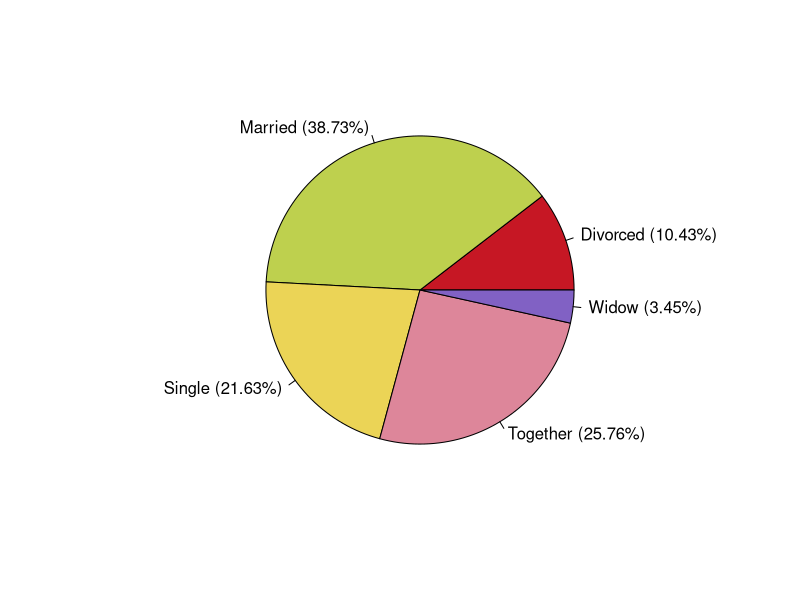
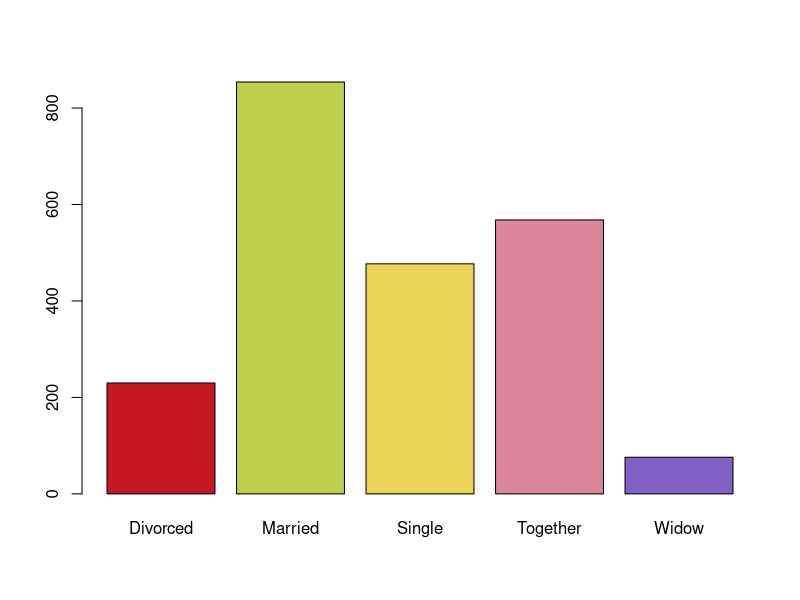
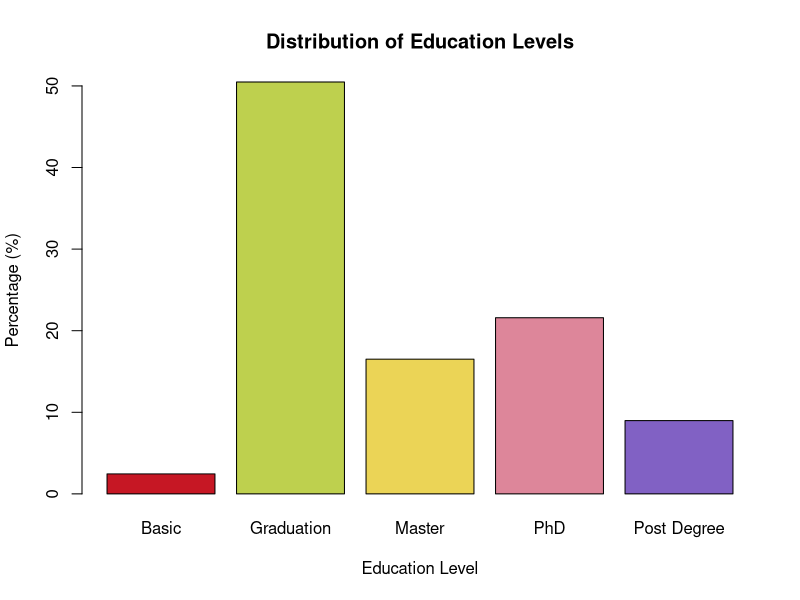
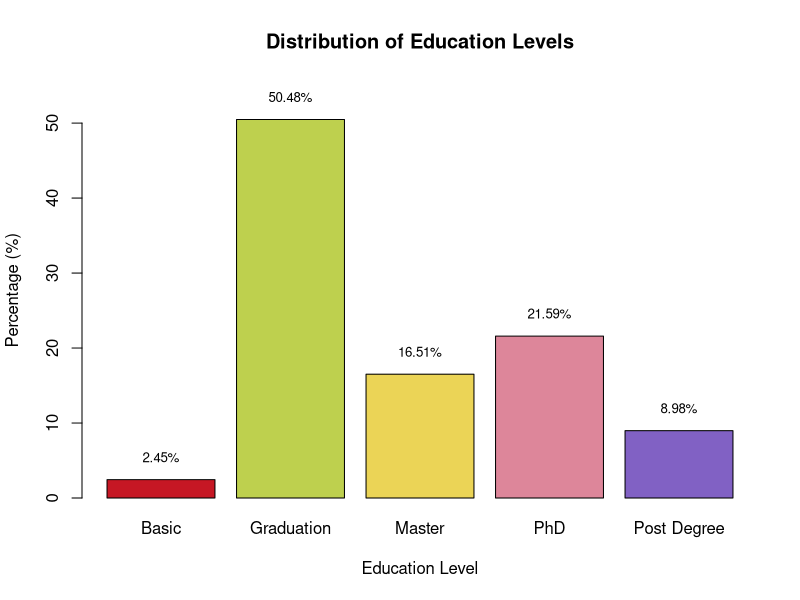
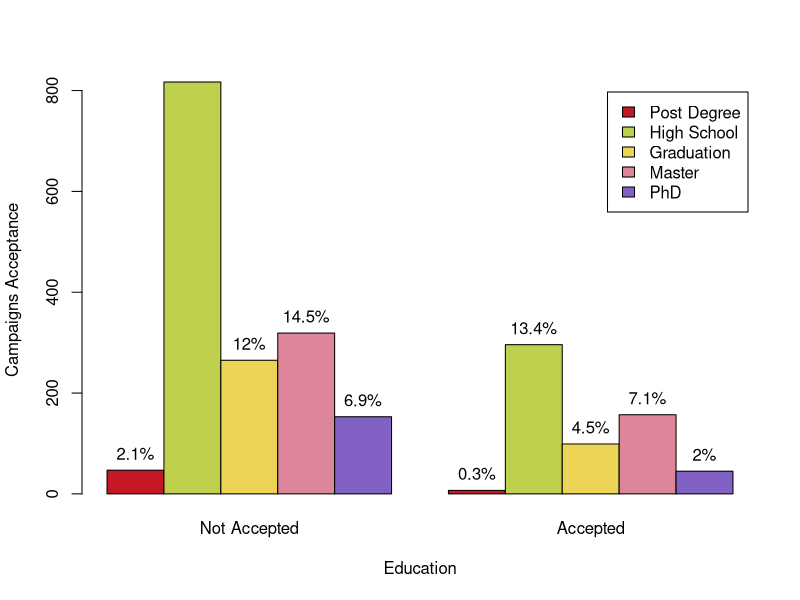
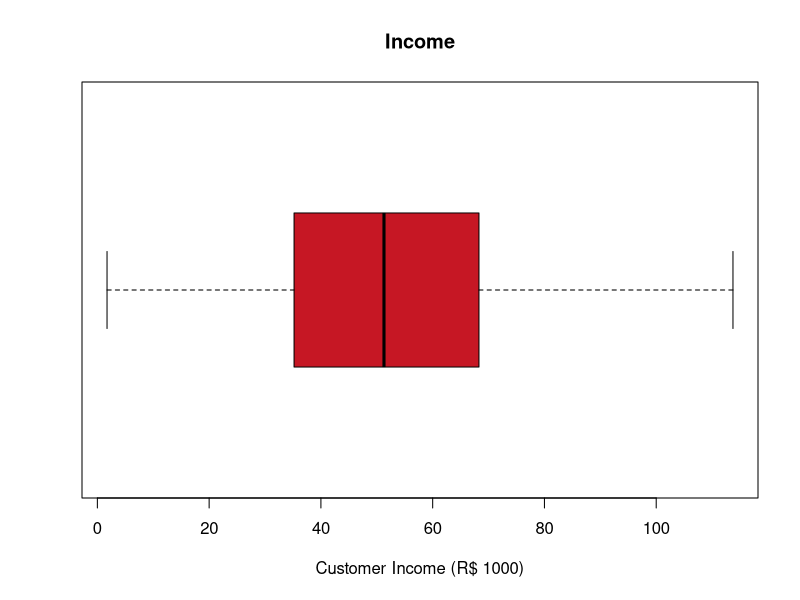
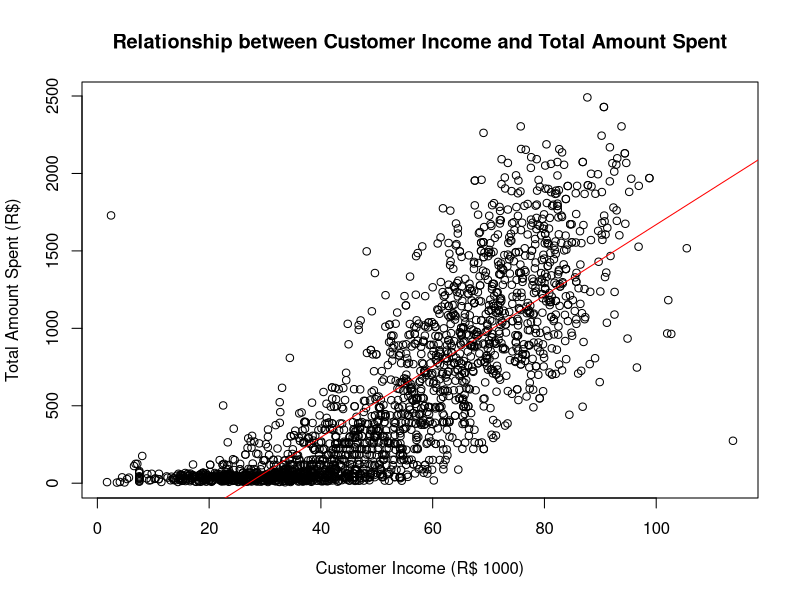

These charts were generated, in order, by the following R code:
## ---- chunk 1
ifood <- read.csv("ifood_df.csv", header = TRUE)
head(ifood)
## ---- chunk 2
marital_status_freq = table(ifood$MaritalStatus)
marital_status_freq
## ---- chunk 3
marital_status_pct = round(marital_status_freq*100/sum(marital_status_freq),2)
marital_status_pct

## ---- chunk 4
 lables <- paste(names(marital_status_pct)," (", marital_status_pct,"%)", sep = "")
## ---- chunk 5
pie(marital_status_pct, label  = lables,col = c("#c61724","#bed04e","#ebd456","#dd869a", "#8161c4"))
## ---- chunk 6
barplot(marital_status_freq, col = c("#c61724","#bed04e","#ebd456","#dd869a", "#8161c4"))
## ---- chunk 7
edu_freq <- table(ifood$Education)
edu_pct <- round(prop.table(edu_freq)*100, 2)
## ---- chunk 8
colors = c("#c61724","#bed04e","#ebd456","#dd869a", "#8161c4")
## ---- chunk 9
# Get bar positions
bar_positions <- barplot(edu_pct,                          
                         col = colors,                          
                         main = "Distribution of Education Levels",                          
                         xlab = "Education Level",                         
                         ylab = "Percentage (%)")

# Create the bar plot again using bar_positions and specify colors for the bars

barplot(edu_pct, col = colors, 
        main = "Distribution of Education Levels", 
        xlab = "Education Level", 
        ylab = "Percentage (%)", 
        ylim = c(0, max(edu_pct) + 5))

# Add text labels with the numeric values on each bar in black
text(x = bar_positions,      
     y = edu_pct + 1,      
     labels = paste0(round(edu_pct, 2), "%"),      
     pos = 3,      
     cex = 0.8,      
     col = "black")

## ---- chunk 10
ifood_edu_cam = table(ifood$Education, ifood$AcceptedSummary)

colnames(ifood_edu_cam) <- c("Not Accepted", "Accepted")
ifood_edu_cam
## ---- chunk 11
cond_percent <- function(X) paste0(round(X/sum(X) * 100, 2), '%')
result_percent <- apply(ifood_edu_cam, 2, cond_percent)


result_df <- as.data.frame(result_percent)
row.names(result_df) <- c("Post Degree", "High School", "Graduation", "Master", "PhD")
colnames(result_df) <- c("Not Accepted", "Accepted")
result_df

## ---- chunk 12
percentage_table <- prop.table(ifood_edu_cam) * 100
percentage_table
## ---- chunk 13
bp <- barplot(ifood_edu_cam,
              legend.text = c("Post Degree", "High School", "Graduation", "Master", "PhD"), 
              col = c("#c61724","#bed04e","#ebd456","#dd869a", "#8161c4"),
              ylab = "Campaigns Acceptance", 
              xlab = "Education", 
              beside = TRUE)
    

# Adding text labels on top of the bars with corresponding percentages
text(x = bp, 
     y = ifood_edu_cam + 1, 
     labels = paste0(round(percentage_table, 1), "%"),  # Format as percentage
     col = "black", 
          pos = 3)  # Adjust 'pos' to control the position of the labels
     
## ---- chunk 14
chisq.test(ifood_edu_cam)
## ---- chunk 15
income <- ifood$Income
IQR(income)
## ---- chunk 16
quantile(income, probs = c(0.00, 0.25, 0.5, 0.75, 1.00))
## ---- chunk 17
summary(income)
## ---- chunk 18
boxplot(income/1000, xlab = "Customer Income (R$ 1000)", main = "Income", horizontal = TRUE, col = "#c61724")
## ---- chunk 19
total_income <-ifood$Income/1000
amount_spent <- ifood$MntTotal

cor(total_income,amount_spent)
## ---- chunk 20
plot(total_income,amount_spent, main = "Relationship between Customer Income and Total Amount Spent", xlab = "Customer Income (R$ 1000)", ylab =  "Total Amount Spent (R$)")
least <- lm(amount_spent ~ total_income)
abline(least, col = "red")
## ---- chunk 21
least <- lm(amount_spent ~ total_income)
summary(least)
